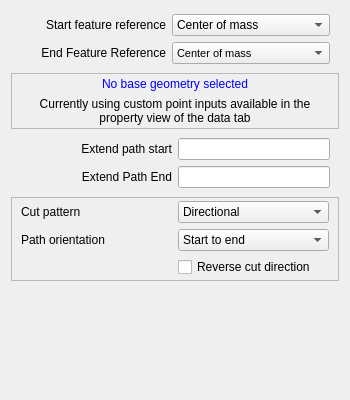
<?xml version="1.0" encoding="UTF-8"?>
<ui version="4.0">
 <class>Form</class>
 <widget class="QWidget" name="Form">
  <property name="geometry">
   <rect>
    <x>0</x>
    <y>0</y>
    <width>350</width>
    <height>400</height>
   </rect>
  </property>
  <property name="windowTitle">
   <string notr="true">Form</string>
  </property>
  <property name="styleSheet">
   <string notr="true"/>
  </property>
  <layout class="QVBoxLayout" name="verticalLayout">
   <item>
    <widget class="QFrame" name="featureReferences">
     <layout class="QGridLayout" name="gridLayout_3">
      <property name="topMargin">
       <number>3</number>
      </property>
      <property name="bottomMargin">
       <number>3</number>
      </property>
      <item row="0" column="0">
       <widget class="QLabel" name="geo1Reference_label">
        <property name="text">
         <string>Start feature reference</string>
        </property>
        <property name="alignment">
         <set>Qt::AlignRight|Qt::AlignTrailing|Qt::AlignVCenter</set>
        </property>
       </widget>
      </item>
      <item row="0" column="1">
       <widget class="QComboBox" name="geo1Reference">
        <property name="enabled">
         <bool>true</bool>
        </property>
        <property name="sizePolicy">
         <sizepolicy hsizetype="Preferred" vsizetype="Fixed">
          <horstretch>0</horstretch>
          <verstretch>0</verstretch>
         </sizepolicy>
        </property>
        <property name="toolTip">
         <string>Choose what point to use on the first selected feature</string>
        </property>
        <property name="editable">
         <bool>false</bool>
        </property>
        <item>
         <property name="text">
          <string>Center of mass</string>
         </property>
        </item>
        <item>
         <property name="text">
          <string>Center of bounding box</string>
         </property>
        </item>
        <item>
         <property name="text">
          <string>Lowest point</string>
         </property>
        </item>
        <item>
         <property name="text">
          <string>Highest point</string>
         </property>
        </item>
        <item>
         <property name="text">
          <string>Long edge</string>
         </property>
        </item>
        <item>
         <property name="text">
          <string>Short edge</string>
         </property>
        </item>
        <item>
         <property name="text">
          <string>Vertex</string>
         </property>
        </item>
       </widget>
      </item>
      <item row="1" column="0">
       <widget class="QLabel" name="geo2Reference_label">
        <property name="sizePolicy">
         <sizepolicy hsizetype="Preferred" vsizetype="Preferred">
          <horstretch>0</horstretch>
          <verstretch>0</verstretch>
         </sizepolicy>
        </property>
        <property name="text">
         <string>End Feature Reference</string>
        </property>
        <property name="alignment">
         <set>Qt::AlignRight|Qt::AlignTrailing|Qt::AlignVCenter</set>
        </property>
       </widget>
      </item>
      <item row="1" column="1">
       <widget class="QComboBox" name="geo2Reference">
        <property name="sizePolicy">
         <sizepolicy hsizetype="Preferred" vsizetype="Fixed">
          <horstretch>0</horstretch>
          <verstretch>0</verstretch>
         </sizepolicy>
        </property>
        <property name="font">
         <font>
          <pointsize>8</pointsize>
         </font>
        </property>
        <property name="toolTip">
         <string>Choose what point to use on the second selected feature</string>
        </property>
        <property name="editable">
         <bool>false</bool>
        </property>
        <item>
         <property name="text">
          <string>Center of mass</string>
         </property>
        </item>
        <item>
         <property name="text">
          <string>Center of bounding box</string>
         </property>
        </item>
        <item>
         <property name="text">
          <string>Lowest point</string>
         </property>
        </item>
        <item>
         <property name="text">
          <string>Highest point</string>
         </property>
        </item>
        <item>
         <property name="text">
          <string>Vertex</string>
         </property>
        </item>
       </widget>
      </item>
     </layout>
    </widget>
   </item>
   <item>
    <widget class="QFrame" name="customPoints">
     <property name="frameShape">
      <enum>QFrame::StyledPanel</enum>
     </property>
     <property name="frameShadow">
      <enum>QFrame::Raised</enum>
     </property>
     <layout class="QVBoxLayout" name="verticalLayout_2">
      <property name="topMargin">
       <number>3</number>
      </property>
      <property name="bottomMargin">
       <number>3</number>
      </property>
      <item>
       <widget class="QLabel" name="noBaseGeometry">
        <property name="font">
         <font>
          <pointsize>9</pointsize>
          <weight>50</weight>
          <bold>false</bold>
         </font>
        </property>
        <property name="toolTip">
         <string>No base geometry Selected</string>
        </property>
        <property name="styleSheet">
         <string notr="true">color:blue</string>
        </property>
        <property name="text">
         <string>No base geometry selected</string>
        </property>
        <property name="alignment">
         <set>Qt::AlignCenter</set>
        </property>
        <property name="wordWrap">
         <bool>true</bool>
        </property>
       </widget>
      </item>
      <item>
       <widget class="QLabel" name="usingCustomPoints">
        <property name="toolTip">
         <string>Currently using custom point inputs in the property view of the data tab</string>
        </property>
        <property name="text">
         <string>Currently using custom point inputs available in the property view of the data tab</string>
        </property>
        <property name="alignment">
         <set>Qt::AlignCenter</set>
        </property>
        <property name="wordWrap">
         <bool>true</bool>
        </property>
       </widget>
      </item>
     </layout>
    </widget>
   </item>
   <item>
    <widget class="QFrame" name="extendPath">
     <layout class="QGridLayout" name="gridLayout_2">
      <property name="topMargin">
       <number>3</number>
      </property>
      <property name="bottomMargin">
       <number>3</number>
      </property>
      <item row="0" column="0">
       <widget class="QLabel" name="geo1Extension_label">
        <property name="sizePolicy">
         <sizepolicy hsizetype="Preferred" vsizetype="Preferred">
          <horstretch>0</horstretch>
          <verstretch>0</verstretch>
         </sizepolicy>
        </property>
        <property name="text">
         <string>Extend path start</string>
        </property>
        <property name="alignment">
         <set>Qt::AlignRight|Qt::AlignTrailing|Qt::AlignVCenter</set>
        </property>
       </widget>
      </item>
      <item row="0" column="1">
       <widget class="Gui::InputField" name="geo1Extension">
        <property name="sizePolicy">
         <sizepolicy hsizetype="Preferred" vsizetype="Fixed">
          <horstretch>0</horstretch>
          <verstretch>0</verstretch>
         </sizepolicy>
        </property>
        <property name="toolTip">
         <string>Positive extends the beginning of the path, negative shortens</string>
        </property>
        <property name="unit" stdset="0">
         <string notr="true"/>
        </property>
       </widget>
      </item>
      <item row="3" column="0">
       <widget class="QLabel" name="geo2Extensionlabel">
        <property name="text">
         <string>Extend Path End</string>
        </property>
        <property name="alignment">
         <set>Qt::AlignRight|Qt::AlignTrailing|Qt::AlignVCenter</set>
        </property>
       </widget>
      </item>
      <item row="3" column="1">
       <widget class="Gui::InputField" name="geo2Extension">
        <property name="sizePolicy">
         <sizepolicy hsizetype="Preferred" vsizetype="Fixed">
          <horstretch>0</horstretch>
          <verstretch>0</verstretch>
         </sizepolicy>
        </property>
        <property name="toolTip">
         <string>Positive extends the end of the path, negative shortens</string>
        </property>
        <property name="unit" stdset="0">
         <string notr="true"/>
        </property>
       </widget>
      </item>
     </layout>
    </widget>
   </item>
   <item>
    <widget class="QFrame" name="pathOptions">
     <property name="frameShape">
      <enum>QFrame::StyledPanel</enum>
     </property>
     <property name="frameShadow">
      <enum>QFrame::Raised</enum>
     </property>
     <layout class="QGridLayout" name="gridLayout">
      <property name="topMargin">
       <number>3</number>
      </property>
      <property name="bottomMargin">
       <number>3</number>
      </property>
      <item row="0" column="0">
       <widget class="QLabel" name="cutPatter_label">
        <property name="text">
         <string>Cut pattern</string>
        </property>
       </widget>
      </item>
      <item row="0" column="1">
       <widget class="QComboBox" name="cutPattern">
        <property name="toolTip">
         <string>Set the cut pattern for the operation</string>
        </property>
        <item>
         <property name="text">
          <string>Directional</string>
         </property>
        </item>
        <item>
         <property name="text">
          <string>Bidirectional</string>
         </property>
        </item>
       </widget>
      </item>
      <item row="1" column="0">
       <widget class="QLabel" name="pathOrientation_label">
        <property name="text">
         <string>Path orientation</string>
        </property>
       </widget>
      </item>
      <item row="1" column="1">
       <widget class="QComboBox" name="pathOrientation">
        <property name="toolTip">
         <string>Choose the path orientation with regard to the features selected</string>
        </property>
        <item>
         <property name="text">
          <string>Start to end</string>
         </property>
        </item>
        <item>
         <property name="text">
          <string>Perpendicular</string>
         </property>
        </item>
       </widget>
      </item>
      <item row="2" column="1">
       <widget class="QCheckBox" name="reverseDirection">
        <property name="toolTip">
         <string>Enable to reverse the cut direction of the slot path</string>
        </property>
        <property name="text">
         <string>Reverse cut direction</string>
        </property>
       </widget>
      </item>
     </layout>
    </widget>
   </item>
   <item>
    <spacer name="verticalSpacer">
     <property name="orientation">
      <enum>Qt::Vertical</enum>
     </property>
     <property name="sizeHint" stdset="0">
      <size>
       <width>20</width>
       <height>40</height>
      </size>
     </property>
    </spacer>
   </item>
  </layout>
 </widget>
 <customwidgets>
  <customwidget>
   <class>Gui::InputField</class>
   <extends>QLineEdit</extends>
   <header>Gui/InputField.h</header>
  </customwidget>
 </customwidgets>
 <tabstops>
  <tabstop>geo1Reference</tabstop>
  <tabstop>geo2Reference</tabstop>
  <tabstop>geo1Extension</tabstop>
  <tabstop>geo2Extension</tabstop>
  <tabstop>cutPattern</tabstop>
  <tabstop>pathOrientation</tabstop>
  <tabstop>reverseDirection</tabstop>
 </tabstops>
 <resources/>
 <connections/>
</ui>
